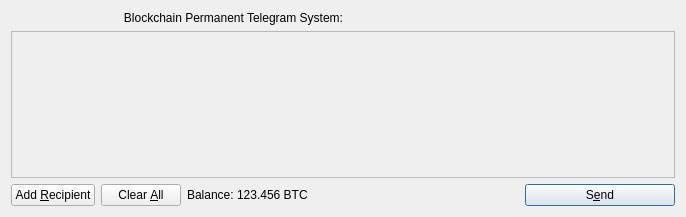
<?xml version="1.0" encoding="UTF-8"?>
<ui version="4.0">
 <class>SendCoinsDialog</class>
 <widget class="QDialog" name="SendCoinsDialog">
  <property name="geometry">
   <rect>
    <x>0</x>
    <y>0</y>
    <width>686</width>
    <height>217</height>
   </rect>
  </property>
  <property name="windowTitle">
   <string>Send Coins</string>
  </property>
  <layout class="QVBoxLayout" name="verticalLayout">
   <item>
    <layout class="QHBoxLayout" name="horizontalLayoutTxComment">
     <property name="spacing">
      <number>0</number>
     </property>
     <item>
      <widget class="QLabel" name="labelTxComment">
       <property name="text">
        <string>Blockchain Permanent Telegram System:</string>
       </property>
       <property name="alignment">
        <set>Qt::AlignLeading|Qt::AlignLeft|Qt::AlignRight|Qt::AlignTrailing|Qt::AlignVCenter</set>
       </property>
       <property name="buddy">
        <cstring>editTxComment</cstring>
       </property>
      </widget>
     </item>
     <item>
      <widget class="QValidatedLineEdit" name="editTxComment" native="true">
       <property name="enabled">
        <bool>true</bool>
       </property>
       <property name="toolTip">
        <string>240 character limit--what do you think this is, Bonelli's?</string>
       </property>
      </widget>
     </item>
    </layout>
   </item>
   <item>
    <widget class="QScrollArea" name="scrollArea">
     <property name="widgetResizable">
      <bool>true</bool>
     </property>
     <widget class="QWidget" name="scrollAreaWidgetContents">
      <property name="geometry">
       <rect>
        <x>0</x>
        <y>0</y>
        <width>660</width>
        <height>124</height>
       </rect>
      </property>
      <layout class="QVBoxLayout" name="verticalLayout_2">
       <property name="margin">
        <number>0</number>
       </property>
       <item>
        <layout class="QVBoxLayout" name="entries">
         <property name="spacing">
          <number>6</number>
         </property>
        </layout>
       </item>
       <item>
        <spacer name="verticalSpacer">
         <property name="orientation">
          <enum>Qt::Vertical</enum>
         </property>
         <property name="sizeHint" stdset="0">
          <size>
           <width>20</width>
           <height>40</height>
          </size>
         </property>
        </spacer>
       </item>
      </layout>
     </widget>
    </widget>
   </item>
   <item>
    <layout class="QHBoxLayout" name="horizontalLayout">
     <item>
      <widget class="QPushButton" name="addButton">
       <property name="toolTip">
        <string>Send to multiple recipients at once</string>
       </property>
       <property name="text">
        <string>Add &amp;Recipient</string>
       </property>
       <property name="icon">
        <iconset resource="../bitcoin.qrc">
         <normaloff>:/icons/add</normaloff>:/icons/add</iconset>
       </property>
       <property name="autoDefault">
        <bool>false</bool>
       </property>
      </widget>
     </item>
     <item>
      <widget class="QPushButton" name="clearButton">
       <property name="sizePolicy">
        <sizepolicy hsizetype="Minimum" vsizetype="Fixed">
         <horstretch>0</horstretch>
         <verstretch>0</verstretch>
        </sizepolicy>
       </property>
       <property name="toolTip">
        <string>Remove all transaction fields</string>
       </property>
       <property name="text">
        <string>Clear &amp;All</string>
       </property>
       <property name="icon">
        <iconset resource="../bitcoin.qrc">
         <normaloff>:/icons/remove</normaloff>:/icons/remove</iconset>
       </property>
       <property name="autoRepeatDelay">
        <number>300</number>
       </property>
       <property name="autoDefault">
        <bool>false</bool>
       </property>
      </widget>
     </item>
     <item>
      <layout class="QHBoxLayout" name="horizontalLayout_2">
       <property name="spacing">
        <number>3</number>
       </property>
       <item>
        <widget class="QLabel" name="label">
         <property name="text">
          <string>Balance:</string>
         </property>
        </widget>
       </item>
       <item>
        <widget class="QLabel" name="labelBalance">
         <property name="cursor">
          <cursorShape>IBeamCursor</cursorShape>
         </property>
         <property name="text">
          <string>123.456 BTC</string>
         </property>
         <property name="textInteractionFlags">
          <set>Qt::LinksAccessibleByMouse|Qt::TextSelectableByKeyboard|Qt::TextSelectableByMouse</set>
         </property>
        </widget>
       </item>
      </layout>
     </item>
     <item>
      <spacer name="horizontalSpacer">
       <property name="orientation">
        <enum>Qt::Horizontal</enum>
       </property>
       <property name="sizeHint" stdset="0">
        <size>
         <width>40</width>
         <height>20</height>
        </size>
       </property>
      </spacer>
     </item>
     <item>
      <widget class="QPushButton" name="sendButton">
       <property name="minimumSize">
        <size>
         <width>150</width>
         <height>0</height>
        </size>
       </property>
       <property name="toolTip">
        <string>Confirm the send action</string>
       </property>
       <property name="text">
        <string>S&amp;end</string>
       </property>
       <property name="icon">
        <iconset resource="../bitcoin.qrc">
         <normaloff>:/icons/send</normaloff>:/icons/send</iconset>
       </property>
       <property name="default">
        <bool>true</bool>
       </property>
      </widget>
     </item>
    </layout>
   </item>
  </layout>
 </widget>
 <customwidgets>
  <customwidget>
   <class>QValidatedLineEdit</class>
   <extends>QWidget</extends>
   <header>qvalidatedlineedit.h</header>
  </customwidget>
 </customwidgets>
 <resources>
  <include location="../bitcoin.qrc"/>
 </resources>
 <connections/>
</ui>
